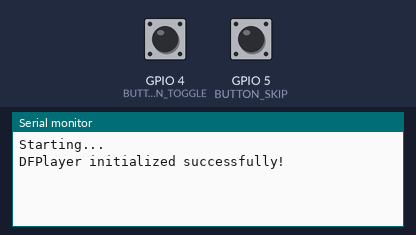
Bench run of a sketch on a simulated ESP32. On the bench: the last lines printed to the serial monitor. Inputs (shaded band) come from the test bench; at power-on: GPIO 4 (BUTTON_TOGGLE) HIGH, GPIO 5 (BUTTON_SKIP) HIGH. Random numbers use the default seed unless the sketch sets one; the audio player accepts every command and is not drawn.

Above: at 2.9 s.
3.0 s: GPIO 4 (BUTTON_TOGGLE) pulled LOW for 0.15 s
At 4.2 s:
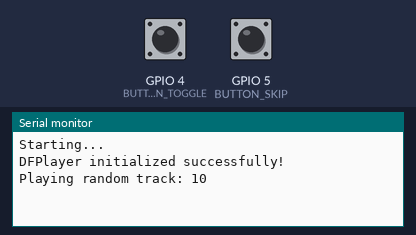
4.6 s: GPIO 5 (BUTTON_SKIP) pulled LOW for 0.15 s
At 5.4 s:
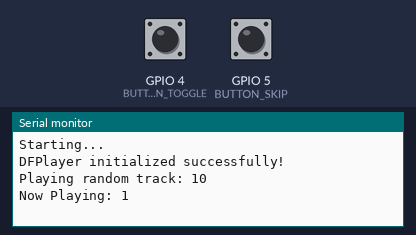
6.2 s: GPIO 4 (BUTTON_TOGGLE) pulled LOW for 1 s
At 6.7 s:
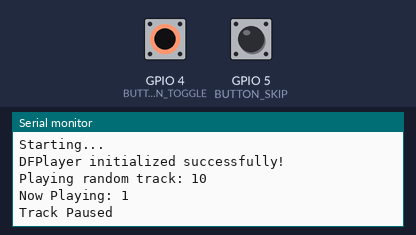
8.7 s: GPIO 4 (BUTTON_TOGGLE) pulled LOW for 0.15 s
At 9.8 s:
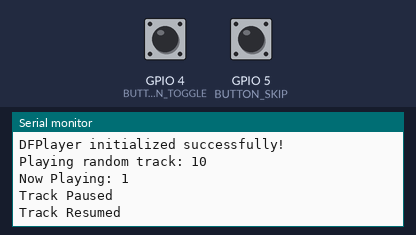
10.3 s: GPIO 5 (BUTTON_SKIP) pulled LOW for 1 s
At 10.9 s:
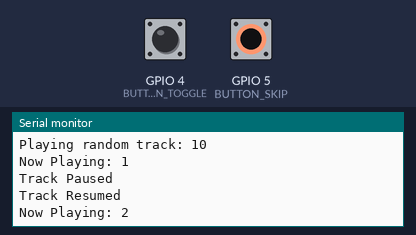

The sketch:

MP3_Player.ino
```cpp
#include "myheader.h"

// main setup that sets up everything to run in loop, returns nothing
void setup() {
    bool initialized{}; // variable for tracking successful initialization of DFPlayer

    // begin the serial monitor at baudrate of 115200
    Serial.begin(115200);
    delay(200);

    Serial.println("Starting...");

    // uart setup
    mySerial.begin(9600, SERIAL_8N1, MP3_RX, MP3_TX);
    delay(1000);

    // set the pin buttons of the button with a pull to ensure they don't float
    pinMode(BUTTON_TOGGLE, INPUT_PULLUP);
    pinMode(BUTTON_SKIP, INPUT_PULLUP);

    // random seed for esp, used for the random track play on first press
    randomSeed(esp_random());

    // Retry DFPlayer initialization
    for (int i = 0; i < 3 && !initialized; i++) {
        if (player.begin(mySerial)) {
            initialized = true;
        } else {
            Serial.println("DFPlayer init failed, retrying...");
            delay(200);
        }
    }

    // if DFPlayer initialization attempts fail
    if (!initialized) {
        Serial.println("Failed to connect to DFPlayer Mini. Check wiring/SD card.");
        while(true);  // stop here
    }

    // let monitor know initialization was successful
    Serial.println("DFPlayer initialized successfully!");
    player.volume(20);
}

// main loop that performs all of the mp3 player actions, returns nothing
void loop() {
    static bool isPlaying{false};         // variable to track if a track is playing or not
    static bool firstPress{true};         // variable to track if its the first press of the loop
    static int currentTrack{1};           // variable to play the current track
    static unsigned long timeLastPlay{};  // variable that keeps track of time since last press of toggle button press
    static unsigned long timeLastSkip{};  // variable that keeps track of time since last press of skip button press
    static bool lastToggleState{HIGH};    // variable for debounce protection of the last toggle button press
    static bool lastSkipState{HIGH};      // variable for debounce protection of the last skip button press
    unsigned long timeNow{};              // variable for getting the time now depending on when in the loop
    bool currentToggleState{};            // variable for debounce protection of the current toggle button press
    bool currentSkipState{};              // variable for debounce protection of the current skip button press
    static bool trackFinished{};          // variable to track if song finished naturally

    timeNow = millis();

    // assign the current button states to the current values beeing read by the micro controller.
    currentToggleState = digitalRead(BUTTON_TOGGLE);
    currentSkipState = digitalRead(BUTTON_SKIP);

    // toggle pause/play button, the condition ensures you can't just hold the button down and have it skip forever
    // also gives a 0.3 second delay for each press to ensure circuit protection
    if (lastToggleState == HIGH && currentToggleState == LOW && timeNow - timeLastPlay > 300) {
        if (firstPress) {
            playRandomTrack(currentTrack, isPlaying);
            firstPress = false;
        } else {
            togglePlayPause(isPlaying, trackFinished, currentTrack);
        }
        timeLastPlay = timeNow; // set the time to now for the last toggle press for condition checking
    }

    // skip button, the condition ensures you can't just hold the button down and have it skip forever
    // also gives a 0.3 second delay for each press to ensure circuit protection
    if (lastSkipState == HIGH && currentSkipState == LOW && timeNow - timeLastSkip > 300) {
        skipTrack(currentTrack, isPlaying);
        timeLastSkip = timeNow; // set the time to now for the last skip press for condition checking
    }
    // assign the current toggle state to be used for the next iteration of the loop
    lastToggleState = currentToggleState;
    lastSkipState = currentSkipState;

    remindFinished(currentTrack, isPlaying, trackFinished); // function that lets the serial monitor know track is finished
}
```

myheader.h
```cpp
#pragma once

#include <HardwareSerial.h>
#include <DFRobotDFPlayerMini.h>
#include <Arduino.h>

// Pins
constexpr int MP3_RX{20};
constexpr int MP3_TX{21};
constexpr int BUTTON_TOGGLE{4};
constexpr int BUTTON_SKIP{5};

// Objects
inline HardwareSerial mySerial(1);
inline DFRobotDFPlayerMini player;

// Functions
void playRandomTrack(int &currentTrack, bool &isPlaying);                       // function for playing a random first track
void togglePlayPause(bool &isPlaying, bool &trackFinished, int currentTrack);   // function for toggling between pause and play
void skipTrack(int &currentTrack, bool &isPlaying);                             // function for skipping to next track
void remindFinished(int currentTrack, bool &isPlaying, bool &trackFinished);    // function for letting the serial monitor know a track is finished
```

mp3_action.cpp
```cpp
#include "myheader.h"

// function which plays a random track
// parameters: int &currentTrack -> will get the value of the current track and replace through the pass by reference
//             bool &isPlaying -> will get the condition of whether a track is playing or not, and replace it through the pass by reference
// returns: nothing
void playRandomTrack(int &currentTrack, bool &isPlaying) {
    int total{};
    int track{};

    // read number of files on SD card
    total = player.readFileCounts();

    // handle empty SD card
    if (total <= 0) {
        Serial.println("No audio files available! Cannot play random track.");
        isPlaying = false;
        return;
    } else {
    track = random(1, total + 1); // assign the track to be played to a random number between the availble track indexes
    player.play(track);           // play the chosen track
    currentTrack = track;
    isPlaying = true;

    Serial.print("Playing random track: ");
    Serial.println(track);
    }
}

// function which skips the current track to the next one
// parameters: bool &isPlaying -> will get the condition of whether a track is playing or not, and replace it through the pass by reference
//             bool &trackFinished -> will see if the current track is finished
//             int currentTrack -> will play current track
// returns: nothing
void togglePlayPause(bool &isPlaying, bool &trackFinished, int currentTrack) {
    if (isPlaying) { // if song is playing, pause it
        player.pause();
        Serial.println("Track Paused");
        isPlaying = false;
    } else { // if song is paused, check two conditions
        player.start();
        if (trackFinished) { // if a song had already finished
            Serial.print("Now Playing: ");
            Serial.println(currentTrack);
            trackFinished = false; // reset flag for new playback
        } else { // if it is midway through the track
            Serial.println("Track Resumed");
        }
        isPlaying = true;
    }
}

// function which skips the current track to the next one
// parameters: int &currentTrack -> will get the value of the current track and replace through the pass by reference
//             bool &isPlaying -> will get the condition of whether a track is playing or not, and replace it through the pass by reference
// returns: nothing
void skipTrack(int &currentTrack, bool &isPlaying) {
    int total{};

    // read how many files are in the SD card
    total = player.readFileCounts();

    // if there is nothing, exit the function
    if (total <= 0) {
        Serial.println("No audio files available!");
        isPlaying = false;
        return;
    }
    currentTrack++; // increment through the SD card to play the next track

    // if the track cycling reaches more than the availble amount of tracks, reset the music list again to the beginning
    if (currentTrack > total) {
        currentTrack = 1;
    }

    player.play(currentTrack);  // play current track (or next track in this case)
    isPlaying = true;
    Serial.print("Now Playing: ");
    Serial.println(currentTrack);
}

// function which reminds the serial when a track is finished
// parameters: int &currentTrack -> will get the value of the current track and replace through the pass by reference
//             bool &isPlaying -> will get the condition of whether a track is playing or not, and replace it through the pass by reference
//             bool &trackFinished -> will set the condition of whether the current track playing is finished
// returns: nothing
void remindFinished(int currentTrack, bool &isPlaying, bool &trackFinished) {
    static int lastFinishedTrack{}; // variable to track last finished track
    int type{};                     // variable to track current state of DFPlayer

    while (player.available()) {
        type = player.readType();

        if (type == DFPlayerPlayFinished && lastFinishedTrack != currentTrack) {
            Serial.print("Track ");
            Serial.print(currentTrack);
            Serial.println(" finished!");

            isPlaying = false;
            trackFinished = true;             // mark as naturally finished
            lastFinishedTrack = currentTrack; // set last finished track to current track, for preventing spam
        }
    }
}
```

Measured:
- after the input at 3.0 s, the serial monitor: prints a new line at once (image 1)
- after the input at 4.6 s, the serial monitor: prints a new line at once (image 2)
- after the input at 6.2 s, the serial monitor: prints a new line at once (image 3)
- after the input at 8.7 s, the serial monitor: prints a new line at once (image 4)
- after the input at 10.3 s, the serial monitor: prints a new line at once (image 5)
